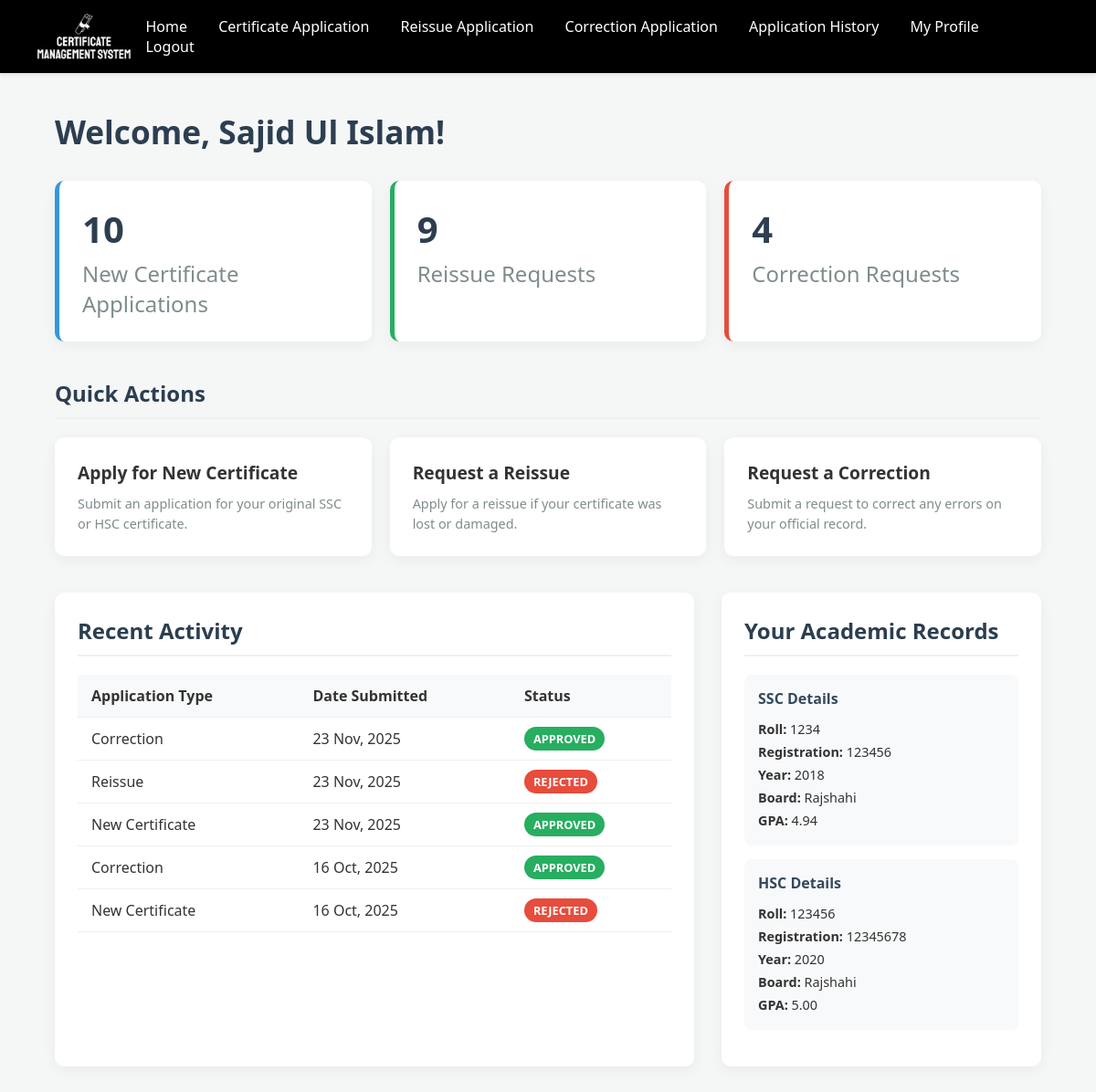
The page /student_dashboard.php (signed in) on the database its author committed.
### tables this page shows
CREATE TABLE `student_records` (
  `id` int(11) NOT NULL,
  `user_id` int(11) NOT NULL,
  `exam_type` enum('SSC','HSC') NOT NULL,
  `roll_number` int(11) NOT NULL,
  `registration_number` varchar(50) NOT NULL,
  `exam_year` int(11) NOT NULL,
  `board` varchar(100) NOT NULL,
  `student_name` varchar(255) NOT NULL,
  `father_name` varchar(255) NOT NULL,
  `mother_name` varchar(255) NOT NULL,
  `date_of_birth` date NOT NULL,
  `gpa` decimal(3,2) NOT NULL
);

### student_dashboard.php (the view, shortened to what this page needs)
<?php
include('db.php');
$user_id = $_SESSION['user_id'];
$new_count_Query = $conn->query("SELECT COUNT(*) AS count FROM certificates
                    WHERE user_id = $user_id AND type = 'new'");
$new_count = $new_count_Query->fetch_assoc()['count'];
$reissue_count_Query = $conn->query("SELECT COUNT(*) AS count FROM certificates
                    WHERE user_id =  $user_id AND type = 'reissue'");
$reissue_count = $reissue_count_Query->fetch_assoc()['count'];
$correction_count_Query = $conn->query("SELECT COUNT(*) AS count FROM correction_requests
                    WHERE user_id = $user_id");
$correction_count = $correction_count_Query->fetch_assoc()['count'];
$records_result = $conn->query("SELECT exam_type, roll_number, registration_number, exam_year, board, gpa
                    FROM student_records WHERE user_id = $user_id ORDER BY exam_type ASC");
$activity_sql = "
    (SELECT 'New Certificate' AS type, applied_at AS date, status FROM certificates WHERE user_id = $user_id AND type = 'new')
    UNION ALL
    (SELECT 'Reissue' AS type, applied_at AS date, status FROM certificates WHERE user_id = $user_id AND type = 'reissue')
    UNION ALL
    (SELECT 'Correction' AS type, requested_at AS date, status FROM correction_requests WHERE user_id = $user_id)
    ORDER BY date DESC
    LIMIT 5";
$activity_result = $conn->query($activity_sql);
?>
<!DOCTYPE html>
<html lang="en">
<head>
    <link rel="stylesheet" href="student_dashboard.css">
</head>
<body>
    <header>
        <img src="./images/logo1.png" alt="logo">
        <nav>
            <a href="student_dashboard.php">Home</a>
            <a href="certificate_application.php">Certificate Application</a>
            <a href="reissueCertificate.php">Reissue Application</a>
            <a href="correctionApplication.php">Correction Application</a>
            <a href="applicationHistory.php">Application History</a>
            <a href="myProfile.php">My Profile</a>
            <a href="logout.php">Logout</a>
        </nav>
    </header>
    <main class="container">
        <div class="dashboard-header">
            <h1>Welcome, <?php echo $_SESSION['name']; ?>!</h1>
        </div>
        <div class="count-section">
            <div class="count-box">
                <h3><?php echo $new_count; ?></h3>
                <p>New Certificate Applications</p>
            </div>
            <div class="count-box">
                <h3><?php echo $reissue_count; ?></h3>
                <p>Reissue Requests</p>
            </div>
            <div class="count-box">
                <h3><?php echo $correction_count; ?></h3>
                <p>Correction Requests</p>
            </div>
        </div>
        <div>
            <h2 class = "featureHead">Quick Actions</h2>
            <div class="feature-section">
                <a href="certificate_application.php" class="feature-box">
                    <h4>Apply for New Certificate</h4>
                    <p>Submit an application for your original SSC or HSC certificate.</p>
                </a>
                <a href="reissueCertificate.php" class="feature-box">
                    <h4>Request a Reissue</h4>
                    <p>Apply for a reissue if your certificate was lost or damaged.</p>
                </a>
                <a href="correctionApplication.php" class="feature-box">
                    <h4>Request a Correction</h4>
                    <p>Submit a request to correct any errors on your official record.</p>
                </a>
            </div>
        </div>
        <div class="record-section">
            <div class="info-box">
                <h2>Recent Activity</h2>
                <div>
                    <table>
                        <thead>
                            <tr>
                                <th>Application Type</th>
                                <th>Date Submitted</th>
                                <th>Status</th>
                            </tr>
                        </thead>
                        <tbody>
                            <?php if ($activity_result && $activity_result->num_rows > 0){ ?>
                                <?php while($activity = $activity_result->fetch_assoc()){ ?>
                                    <tr>
                                        <td><?php echo $activity['type']; ?></td>
                                        <td><?php echo date('d M, Y', strtotime($activity['date'])); ?></td>
                                        <td><span class="status status-<?php echo strtolower($activity['status']); ?>"><?php echo $activity['status']; ?></span></td>
                                    </tr>
                                <?php } ?>
                            <?php }else{ ?>
                                <tr>
                                    <td colspan="3">No recent activity found.</td>
                                </tr>
                            <?php } ?>
                        </tbody>
                    </table>
                </div>
            </div>
            <div class="info-box">
                <h2>Your Academic Records</h2>
                <div class="records">
                    <?php if ($records_result && $records_result->num_rows > 0){ ?>
                        <?php while($record = $records_result->fetch_assoc()){ ?>
                            <div class="record-item">
                                <h4><?php echo $record['exam_type']; ?> Details</h4>
                                <ul>
                                    <li><strong>Roll:</strong> <?php echo $record['roll_number']; ?></li>
                                    <li><strong>Registration:</strong> <?php echo $record['registration_number']; ?></li>
                                    <li><strong>Year:</strong> <?php echo $record['exam_year']; ?></li>
                                    <li><strong>Board:</strong> <?php echo $record['board']; ?></li>
                                    <li><strong>GPA:</strong> <?php echo $record['gpa']; ?></li>
                                </ul>
                            </div>
                        <?php } ?>
                    <?php }else{ ?>
                        <p>Your academic records have not been linked yet.</p>
                    <?php } ?>
                </div>
            </div>
        </div>
    </main>
</body>
</html>

### student_dashboard.css (style rules this page uses)
body { font-family: 'Segoe UI', Tahoma, Geneva, Verdana, sans-serif; background-color: #f4f7f6; margin: 0; padding: 0; color: #333; }
header { background-color: #000000; padding: 15px 40px; display: flex; justify-content: space-between; align-items: center; box-shadow: 0 2px 5px rgba(0,0,0,0.1); }
header img { height: 50px; }
nav a { margin: 0 15px; color: white; text-decoration: none; font-weight: 500; font-size: 16px; padding: 5px 0; border-bottom: 2px solid transparent; transition: color 0.3s, border-bottom-color 0.3s; }
.container { width: 90%; max-width: 1200px; margin: 40px auto; }
.dashboard-header { margin-bottom: 30px; }
.dashboard-header h1 { color: #2c3e50; margin: 0; font-size: 2.2em; }
.count-section { display: grid; grid-template-columns: 1fr 1fr 1fr; gap: 20px; margin-bottom: 40px; }
.count-box { background: #ffffff; padding: 25px; border-radius: 10px; box-shadow: 0 4px 15px rgba(0,0,0,0.05); border-left: 5px solid #3498db; transition: transform 0.3s, box-shadow 0.3s; }
.count-box:nth-child(1) { border-left-color: #3498db; }
.count-box:nth-child(2) { border-left-color: #27ae60; }
.count-box:nth-child(3) { border-left-color: #e74c3c; }
.count-box h3 { margin: 0; font-size: 2.5em; color: #2c3e50; }
.count-box p { margin: 5px 0 0; color: #7f8c8d; font-size: 1.5em; }
.featureHead { color: #2c3e50; border-bottom: 2px solid #ecf0f1; padding-bottom: 10px; margin-bottom: 20px; }
.feature-section { display: grid; grid-template-columns: 1fr 1fr 1fr; gap: 20px; }
.feature-box { background: #ffffff; padding: 25px; border-radius: 10px; box-shadow: 0 4px 15px rgba(0,0,0,0.05); text-decoration: none; color: inherit; transition: transform 0.3s, box-shadow 0.3s; }
.feature-box h4 { margin: 0 0 10px; font-size: 1.2em; }
.feature-box p { margin: 0; color: #7f8c8d; font-size: 0.9em; line-height: 1.5; }
.record-section { display: grid; grid-template-columns: 2fr 1fr; gap: 30px; margin-top: 40px; }
.info-box { background: #fff; padding: 25px; border-radius: 10px; box-shadow: 0 4px 15px rgba(0,0,0,0.05); }
.info-box h2 { color: #2c3e50; margin-top: 0; padding-bottom: 10px; border-bottom: 2px solid #ecf0f1; }
table { width: 100%; border-collapse: collapse; }
th, td { padding: 12px 15px; text-align: left; border-bottom: 1px solid #ecf0f1; }
thead th { background-color: #f8f9fa; font-weight: 600; }
.status { padding: 4px 10px; border-radius: 20px; font-size: 0.8em; font-weight: bold; color: #fff; text-transform: uppercase; }
.status-approved { background-color: #27ae60; }
.status-rejected { background-color: #e74c3c; }
.records .record-item { background-color: #f8f9fa; padding: 15px; border-radius: 8px; margin-bottom: 15px; }
.records h4 { margin: 0 0 10px; color: #34495e; }
.records ul { list-style-type: none; padding: 0; margin: 0; }
.records li { font-size: 0.9em; padding: 3px 0; }
.records li strong { color: #333; }

### rows shown on the page
student_records: exam_type "SSC", roll_number "1234", registration_number "123456", exam_year "2018", board "Rajshahi", gpa "4.94"
student_records: exam_type "HSC", roll_number "123456", registration_number "12345678", exam_year "2020", board "Rajshahi", gpa "5.00"

### other values the page prints
$_SESSION['name'] "Sajid Ul Islam"
$new_count "10"
$reissue_count "9"
$correction_count "4"
$activity['type'] "Correction"
date('d M, Y', strtotime($activity['date'])) "23 Nov, 2025"
$activity['status'] "APPROVED"
$activity['type'] "Reissue"
$activity['status'] "REJECTED"
$activity['type'] "New Certificate"
date('d M, Y', strtotime($activity['date'])) "16 Oct, 2025"
